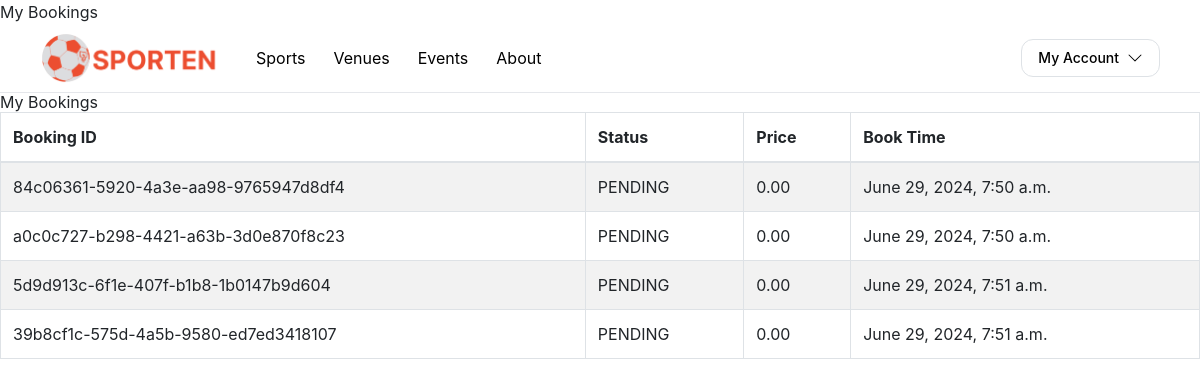
The page /my_bookings/ (signed in) on the database as committed earlier.
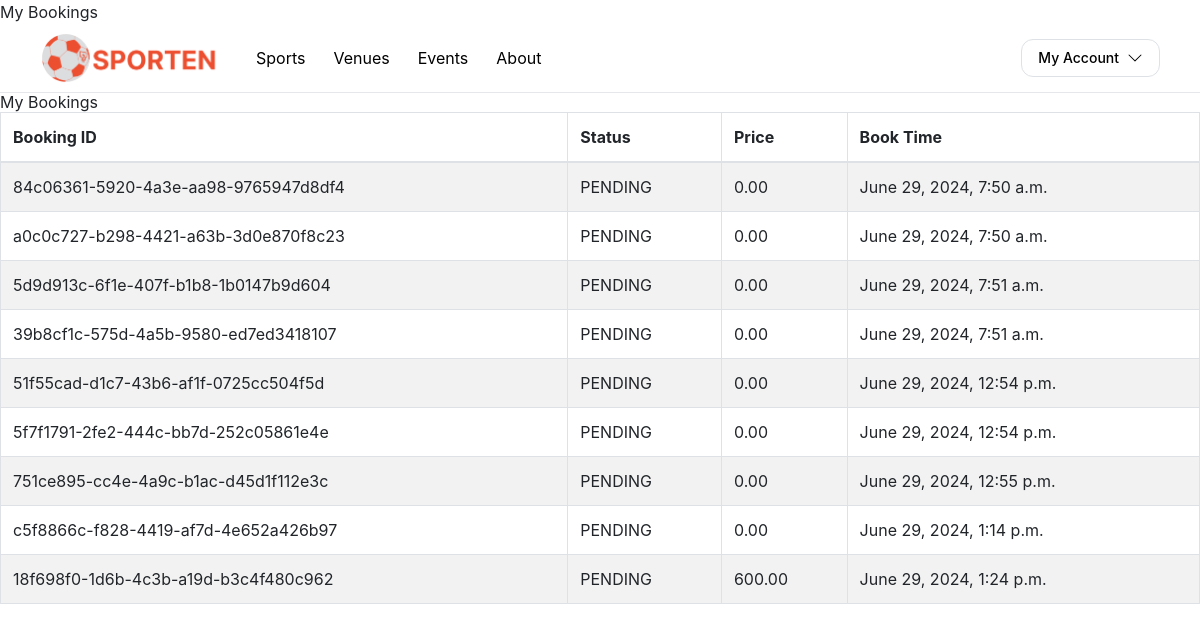
The same page on the database as committed later.
### base/models.py (models this page shows, shortened)
class Booking(models.Model):
    statusChoices = [
        ('PENDING', 'Pending'),
        ('CANCELLED', 'Cancelled'),
        ('COMPLETED', 'Completed'),
    ]
    bookingID = models.UUIDField(primary_key=True, default=uuid.uuid4, editable=False)
    userID = models.ForeignKey("User", on_delete=models.CASCADE)
    bookTime = models.DateTimeField(auto_now_add=True)
    price = models.DecimalField(decimal_places=2, max_digits=10)
    status = models.CharField(
        max_length=10,
        choices=statusChoices,
        default='PENDING',
    )

### base/views.py (the view)
# urls.py: path('my_bookings/', views.my_bookings, name='my_bookings'),
@login_required
def my_bookings(request):
    bookings = Booking.objects.filter(userID=request.user)
    return render(request, 'my_bookings.html', {'bookings': bookings})

### base/templates/my_bookings.html (shortened to what this page needs)
{% extends "base.html" %}
{% block content %}
<h1>My Bookings</h1>
<table class="table table-striped table-bordered">
    <thead>
        <tr>
            <th>Booking ID</th>
            <th>Status</th>
            <th>Price</th>
            <th>Book Time</th>
        </tr>
    </thead>
    <tbody>
        {% for booking in bookings %}
        <tr>
            <td>{{ booking.bookingID }}</td>
            <td>{{ booking.status }}</td>
            <td>{{ booking.price }}</td>
            <td>{{ booking.bookTime }}</td>
        </tr>
        {% endfor %}
    </tbody>
</table>
{% endblock %}

### base/templates/base.html (shortened to what this page needs)
{% load static %}
<!DOCTYPE html>
<html lang="en">
<head>
    <script src="https://cdn.tailwindcss.com"></script>
    <link rel="stylesheet" href="https://stackpath.bootstrapcdn.com/bootstrap/4.5.2/css/bootstrap.min.css">
</head>
<body>
    {% include "navbar.html" %}
    {% block content %}
    {% endblock content %}
</body>
</html>

### base/templates/navbar.html (shortened to what this page needs)
{% load static %}
<header class="flex flex-wrap md:justify-between md:flex-nowrap z-50 w-full py-1 navbar">
    <nav class="relative max-w-7xl w-full flex items-center px-4 md:px-6 md:px-8 mx-auto" aria-label="Global">
        <div class="flex items-center">
            <a class="flex-none rounded-xl text-xl inline-block font-semibold focus:outline-none focus:opacity-80 navbar-brand" href="{% url 'load_home' %}">
                <img class="w-auto h-16" src="{% static 'images/SPORTEN Logo.png' %}" alt="SPORTEN Logo">
            </a>
            <div class="hidden md:flex md:items-center md:gap-x-7">
                <a class="inline-block text-black hover:text-gray-600" href="#">Sports</a>
                <a class="inline-block text-black hover:text-gray-600" href="#">Venues</a>
                <a class="inline-block text-black hover:text-gray-600" href="#">Events</a>
                <a class="inline-block text-black hover:text-gray-600" href="{% url 'about' %}">About</a>
            </div>
        </div>
        {% if request.path != "/login/" %}
            <div class="flex items-center gap-x-2 ms-auto">
                {% if request.user.is_authenticated %}
                    <div class="relative inline-block text-left">
                        <button type="button" id="account-button" class="py-2 px-3 inline-flex items-center gap-x-2 text-sm font-medium rounded-xl border border-gray-200 text-black hover:bg-gray-100 disabled:opacity-50 disabled:pointer-events-none" aria-expanded="false" aria-haspopup="true">
                            My Account <svg xmlns="http://www.w3.org/2000/svg" width="16" height="16" fill="currentColor" class="bi bi-chevron-down" viewBox="0 0 16 16"><path fill-rule="evenodd" d="M1.646 4.646a.5.5 0 0 1 .708 0L8 10.293l5.646-5.647a.5.5 0 0 1 .708.708l-6 6a.5.5 0 0 1-.708 0l-6-6a.5.5 0 0 1 0-.708z"/></svg>
                        </button>
                    </div>
                {% endif %}
            </div>
        {% endif %}
    </nav>
</header>

### base/templates/base.html (style rules this page uses)
.navbar { background-color: white; border-bottom: 1px solid #e5e7eb; padding: 1rem; position: sticky; top: 0; z-index: 10; }
.navbar-brand img { height: 50px; }

Rows that differ between the two databases and show on the page:
added Booking: bookingID "51f55cad-d1c7-43b6-af1f-0725cc504f5d", status "PENDING", price "0.00", bookTime "June 29, 2024, 12:54 p.m."
added Booking: bookingID "5f7f1791-2fe2-444c-bb7d-252c05861e4e", status "PENDING", price "0.00", bookTime "June 29, 2024, 12:54 p.m."
added Booking: bookingID "751ce895-cc4e-4a9c-b1ac-d45d1f112e3c", status "PENDING", price "0.00", bookTime "June 29, 2024, 12:55 p.m."
added Booking: bookingID "c5f8866c-f828-4419-af7d-4e652a426b97", status "PENDING", price "0.00", bookTime "June 29, 2024, 1:14 p.m."
added Booking: bookingID "18f698f0-1d6b-4c3b-a19d-b3c4f480c962", status "PENDING", price "600.00", bookTime "June 29, 2024, 1:24 p.m."
